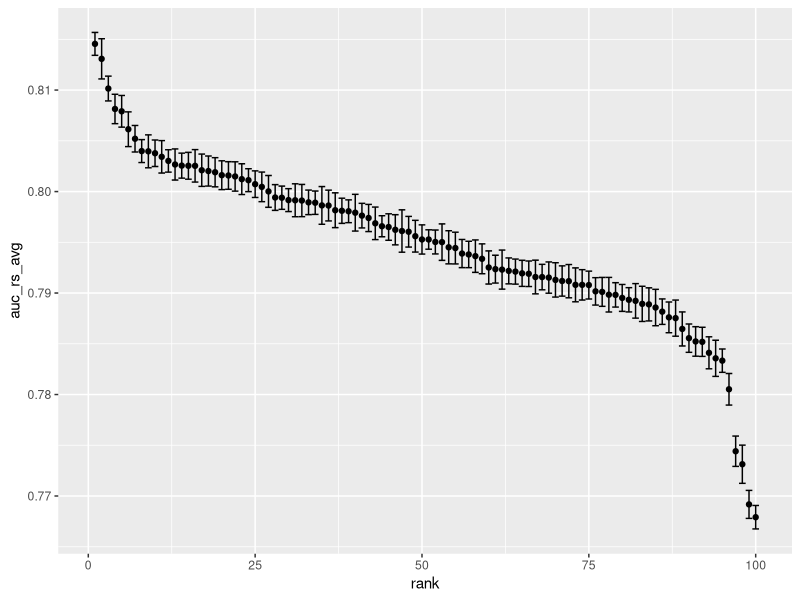
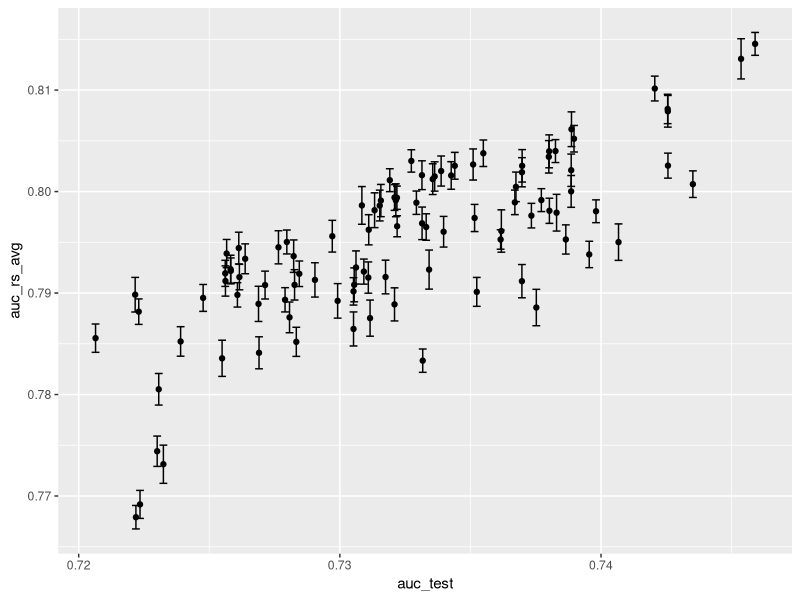
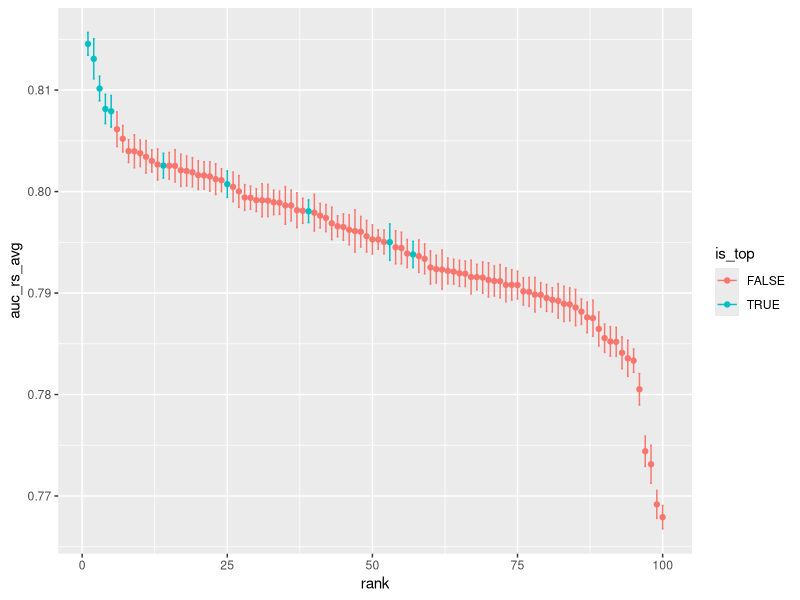
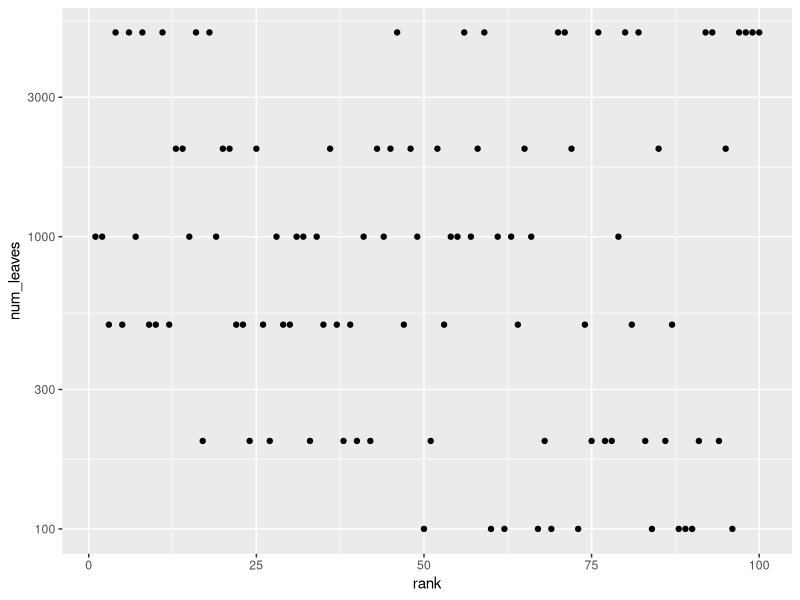
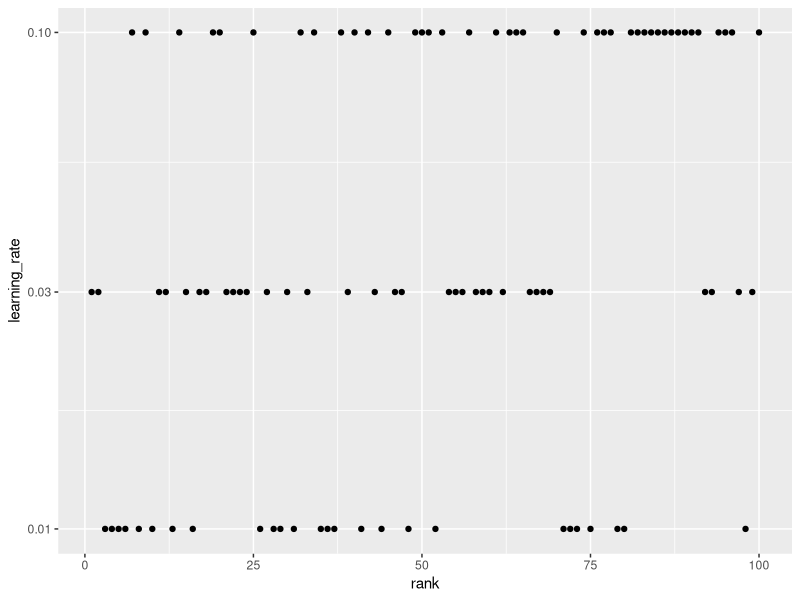
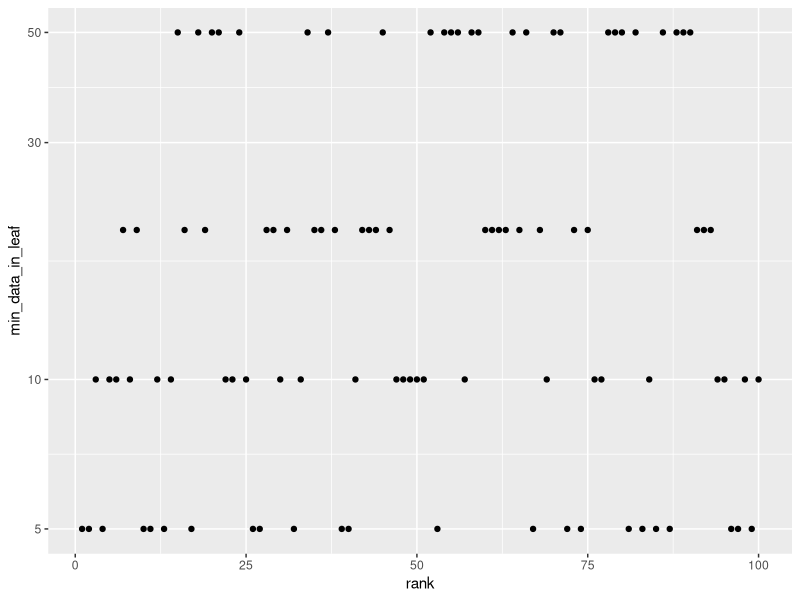
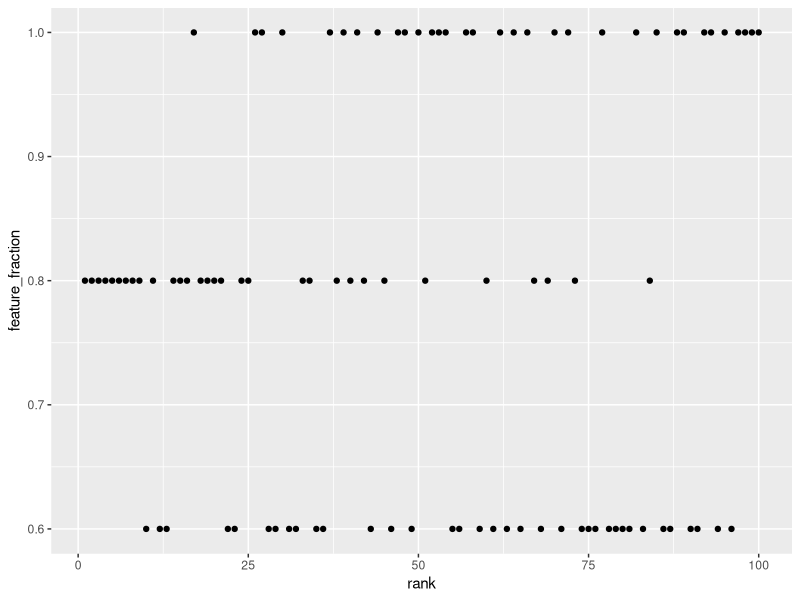
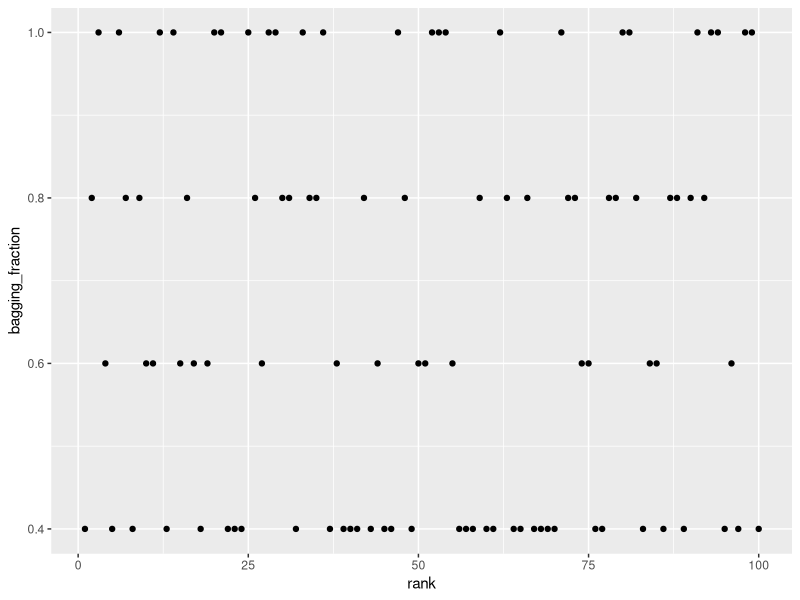

Reproduce these figures in R, in order.
## ---- chunk 1

library(data.table)
library(dplyr)
library(ggplot2)

d_pm_res <- fread("res.csv")


d_pm_res %>% mutate(rank = dense_rank(desc(auc_rs_avg))) %>% ggplot() + geom_point(aes(x = rank, y = auc_rs_avg)) +
  geom_errorbar(aes(x = rank, ymin = auc_rs_avg-auc_rs_std, ymax = auc_rs_avg+auc_rs_std), width = 1)

d_pm_res %>% ggplot() + geom_point(aes(x = auc_test, y = auc_rs_avg)) +
  geom_errorbar(aes(x = auc_test, ymin = auc_rs_avg-auc_rs_std, ymax = auc_rs_avg+auc_rs_std), width = 0.0003) +
  geom_abline(slope = 1, color = "grey70")

auc_test_top <- sort(d_pm_res$auc_test, decreasing = TRUE)[10]
d_pm_res %>% mutate(rank = dense_rank(desc(auc_rs_avg))) %>% mutate(is_top = auc_test>=auc_test_top) %>% 
  ggplot(aes(color = is_top)) + geom_point(aes(x = rank, y = auc_rs_avg)) +
  geom_errorbar(aes(x = rank, ymin = auc_rs_avg-auc_rs_std, ymax = auc_rs_avg+auc_rs_std), width = 0.3)


d_pm_res %>% arrange(desc(auc_rs_avg)) %>% head(10)

d_pm_res %>% arrange(desc(auc_test)) %>% head(10)


d_pm_res %>% arrange(desc(auc_rs_avg)) %>% tail(10)


d_pm_res %>% mutate(rank = dense_rank(desc(auc_rs_avg))) %>% ggplot() + geom_point(aes(x = rank, y = num_leaves)) + scale_y_log10()

d_pm_res %>% mutate(rank = dense_rank(desc(auc_rs_avg))) %>% ggplot() + geom_point(aes(x = rank, y = learning_rate)) + scale_y_log10()

d_pm_res %>% mutate(rank = dense_rank(desc(auc_rs_avg))) %>% ggplot() + geom_point(aes(x = rank, y = min_data_in_leaf)) + scale_y_log10()

d_pm_res %>% mutate(rank = dense_rank(desc(auc_rs_avg))) %>% ggplot() + geom_point(aes(x = rank, y = feature_fraction)) 

d_pm_res %>% mutate(rank = dense_rank(desc(auc_rs_avg))) %>% ggplot() + geom_point(aes(x = rank, y = bagging_fraction)) 

d_pm_res %>% mutate(rank = dense_rank(desc(auc_rs_avg))) %>% ggplot() + geom_point(aes(x = rank, y = lambda_l1)) 

d_pm_res %>% mutate(rank = dense_rank(desc(auc_rs_avg))) %>% ggplot() + geom_point(aes(x = rank, y = lambda_l2)) 



d_pm_res %>% mutate(rank = dense_rank(desc(auc_rs_avg))) %>% ggplot() + geom_point(aes(x = rank, y = ntrees))

d_pm_res %>% mutate(rank = dense_rank(desc(auc_rs_avg))) %>% ggplot() + geom_point(aes(x = rank, y = ntrees)) + scale_y_log10(breaks=c(30,100,300,1000,3000))

d_pm_res %>% mutate(rank = dense_rank(desc(auc_rs_avg))) %>% ggplot() + geom_point(aes(x = rank, y = runtm)) 

d_pm_res %>% mutate(rank = dense_rank(desc(auc_rs_avg))) %>% ggplot() + geom_point(aes(x = rank, y = runtm)) + scale_y_log10(breaks=c(1,3,10,30,100))

